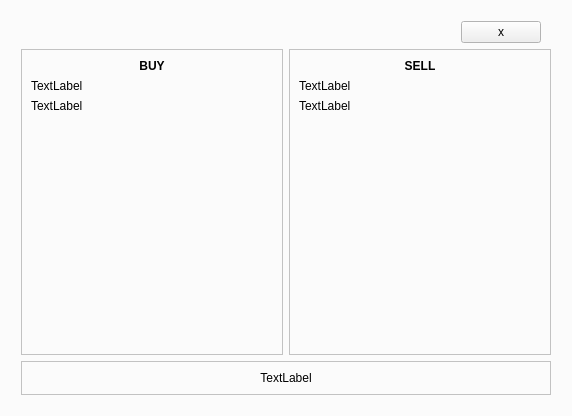
<?xml version="1.0" encoding="UTF-8"?>
<ui version="4.0">
 <class>ChainMonitor</class>
 <widget class="QWidget" name="ChainMonitor">
  <property name="geometry">
   <rect>
    <x>0</x>
    <y>0</y>
    <width>572</width>
    <height>416</height>
   </rect>
  </property>
  <property name="palette">
   <palette>
    <active>
     <colorrole role="Window">
      <brush brushstyle="SolidPattern">
       <color alpha="255">
        <red>251</red>
        <green>251</green>
        <blue>251</blue>
       </color>
      </brush>
     </colorrole>
    </active>
    <inactive>
     <colorrole role="Window">
      <brush brushstyle="SolidPattern">
       <color alpha="255">
        <red>251</red>
        <green>251</green>
        <blue>251</blue>
       </color>
      </brush>
     </colorrole>
    </inactive>
    <disabled>
     <colorrole role="Base">
      <brush brushstyle="SolidPattern">
       <color alpha="255">
        <red>251</red>
        <green>251</green>
        <blue>251</blue>
       </color>
      </brush>
     </colorrole>
     <colorrole role="Window">
      <brush brushstyle="SolidPattern">
       <color alpha="255">
        <red>251</red>
        <green>251</green>
        <blue>251</blue>
       </color>
      </brush>
     </colorrole>
    </disabled>
   </palette>
  </property>
  <property name="windowTitle">
   <string>Form</string>
  </property>
  <property name="autoFillBackground">
   <bool>false</bool>
  </property>
  <layout class="QVBoxLayout" name="verticalLayout">
   <item>
    <widget class="QWidget" name="widget_3" native="true">
     <layout class="QVBoxLayout" name="verticalLayout_5">
      <property name="leftMargin">
       <number>10</number>
      </property>
      <property name="topMargin">
       <number>10</number>
      </property>
      <property name="rightMargin">
       <number>10</number>
      </property>
      <property name="bottomMargin">
       <number>10</number>
      </property>
      <item>
       <widget class="QWidget" name="widget_2" native="true">
        <property name="sizePolicy">
         <sizepolicy hsizetype="Preferred" vsizetype="Maximum">
          <horstretch>0</horstretch>
          <verstretch>0</verstretch>
         </sizepolicy>
        </property>
        <layout class="QHBoxLayout" name="horizontalLayout_2">
         <property name="leftMargin">
          <number>0</number>
         </property>
         <property name="topMargin">
          <number>0</number>
         </property>
         <property name="rightMargin">
          <number>10</number>
         </property>
         <property name="bottomMargin">
          <number>0</number>
         </property>
         <item>
          <spacer name="horizontalSpacer">
           <property name="orientation">
            <enum>Qt::Horizontal</enum>
           </property>
           <property name="sizeHint" stdset="0">
            <size>
             <width>464</width>
             <height>10</height>
            </size>
           </property>
          </spacer>
         </item>
         <item>
          <widget class="QPushButton" name="pushButton">
           <property name="sizePolicy">
            <sizepolicy hsizetype="Maximum" vsizetype="Fixed">
             <horstretch>0</horstretch>
             <verstretch>0</verstretch>
            </sizepolicy>
           </property>
           <property name="text">
            <string>x</string>
           </property>
          </widget>
         </item>
        </layout>
       </widget>
      </item>
      <item>
       <widget class="QWidget" name="widget" native="true">
        <layout class="QHBoxLayout" name="horizontalLayout">
         <property name="leftMargin">
          <number>0</number>
         </property>
         <property name="topMargin">
          <number>0</number>
         </property>
         <property name="rightMargin">
          <number>0</number>
         </property>
         <property name="bottomMargin">
          <number>0</number>
         </property>
         <item>
          <widget class="QFrame" name="frame">
           <property name="frameShape">
            <enum>QFrame::StyledPanel</enum>
           </property>
           <property name="frameShadow">
            <enum>QFrame::Raised</enum>
           </property>
           <layout class="QVBoxLayout" name="verticalLayout_2">
            <item>
             <widget class="QLabel" name="label_4">
              <property name="sizePolicy">
               <sizepolicy hsizetype="Preferred" vsizetype="Maximum">
                <horstretch>0</horstretch>
                <verstretch>0</verstretch>
               </sizepolicy>
              </property>
              <property name="font">
               <font>
                <bold>true</bold>
               </font>
              </property>
              <property name="text">
               <string>BUY</string>
              </property>
              <property name="alignment">
               <set>Qt::AlignCenter</set>
              </property>
             </widget>
            </item>
            <item>
             <widget class="QLabel" name="label">
              <property name="sizePolicy">
               <sizepolicy hsizetype="Preferred" vsizetype="Maximum">
                <horstretch>0</horstretch>
                <verstretch>0</verstretch>
               </sizepolicy>
              </property>
              <property name="palette">
               <palette>
                <active>
                 <colorrole role="Window">
                  <brush brushstyle="SolidPattern">
                   <color alpha="255">
                    <red>249</red>
                    <green>249</green>
                    <blue>249</blue>
                   </color>
                  </brush>
                 </colorrole>
                </active>
                <inactive>
                 <colorrole role="Window">
                  <brush brushstyle="SolidPattern">
                   <color alpha="255">
                    <red>249</red>
                    <green>249</green>
                    <blue>249</blue>
                   </color>
                  </brush>
                 </colorrole>
                </inactive>
                <disabled>
                 <colorrole role="Base">
                  <brush brushstyle="SolidPattern">
                   <color alpha="255">
                    <red>249</red>
                    <green>249</green>
                    <blue>249</blue>
                   </color>
                  </brush>
                 </colorrole>
                 <colorrole role="Window">
                  <brush brushstyle="SolidPattern">
                   <color alpha="255">
                    <red>249</red>
                    <green>249</green>
                    <blue>249</blue>
                   </color>
                  </brush>
                 </colorrole>
                </disabled>
               </palette>
              </property>
              <property name="text">
               <string>TextLabel</string>
              </property>
              <property name="alignment">
               <set>Qt::AlignLeading|Qt::AlignLeft|Qt::AlignTop</set>
              </property>
              <property name="openExternalLinks">
               <bool>true</bool>
              </property>
             </widget>
            </item>
            <item>
             <widget class="QLabel" name="label_6">
              <property name="text">
               <string>TextLabel</string>
              </property>
              <property name="alignment">
               <set>Qt::AlignLeading|Qt::AlignLeft|Qt::AlignTop</set>
              </property>
              <property name="openExternalLinks">
               <bool>true</bool>
              </property>
             </widget>
            </item>
           </layout>
          </widget>
         </item>
         <item>
          <widget class="QFrame" name="frame_2">
           <property name="frameShape">
            <enum>QFrame::StyledPanel</enum>
           </property>
           <property name="frameShadow">
            <enum>QFrame::Raised</enum>
           </property>
           <layout class="QVBoxLayout" name="verticalLayout_3">
            <item>
             <widget class="QLabel" name="label_5">
              <property name="sizePolicy">
               <sizepolicy hsizetype="Preferred" vsizetype="Maximum">
                <horstretch>0</horstretch>
                <verstretch>0</verstretch>
               </sizepolicy>
              </property>
              <property name="font">
               <font>
                <bold>true</bold>
               </font>
              </property>
              <property name="text">
               <string>SELL</string>
              </property>
              <property name="alignment">
               <set>Qt::AlignCenter</set>
              </property>
             </widget>
            </item>
            <item>
             <widget class="QLabel" name="label_2">
              <property name="sizePolicy">
               <sizepolicy hsizetype="Preferred" vsizetype="Maximum">
                <horstretch>0</horstretch>
                <verstretch>0</verstretch>
               </sizepolicy>
              </property>
              <property name="text">
               <string>TextLabel</string>
              </property>
              <property name="alignment">
               <set>Qt::AlignLeading|Qt::AlignLeft|Qt::AlignTop</set>
              </property>
              <property name="openExternalLinks">
               <bool>true</bool>
              </property>
             </widget>
            </item>
            <item>
             <widget class="QLabel" name="label_7">
              <property name="text">
               <string>TextLabel</string>
              </property>
              <property name="alignment">
               <set>Qt::AlignLeading|Qt::AlignLeft|Qt::AlignTop</set>
              </property>
              <property name="openExternalLinks">
               <bool>true</bool>
              </property>
             </widget>
            </item>
           </layout>
          </widget>
         </item>
        </layout>
       </widget>
      </item>
      <item>
       <widget class="QFrame" name="frame_3">
        <property name="sizePolicy">
         <sizepolicy hsizetype="Preferred" vsizetype="Maximum">
          <horstretch>0</horstretch>
          <verstretch>0</verstretch>
         </sizepolicy>
        </property>
        <property name="frameShape">
         <enum>QFrame::StyledPanel</enum>
        </property>
        <property name="frameShadow">
         <enum>QFrame::Raised</enum>
        </property>
        <layout class="QVBoxLayout" name="verticalLayout_4">
         <item>
          <widget class="QLabel" name="label_3">
           <property name="text">
            <string>TextLabel</string>
           </property>
           <property name="alignment">
            <set>Qt::AlignCenter</set>
           </property>
          </widget>
         </item>
        </layout>
       </widget>
      </item>
     </layout>
    </widget>
   </item>
  </layout>
 </widget>
 <resources/>
 <connections/>
</ui>
